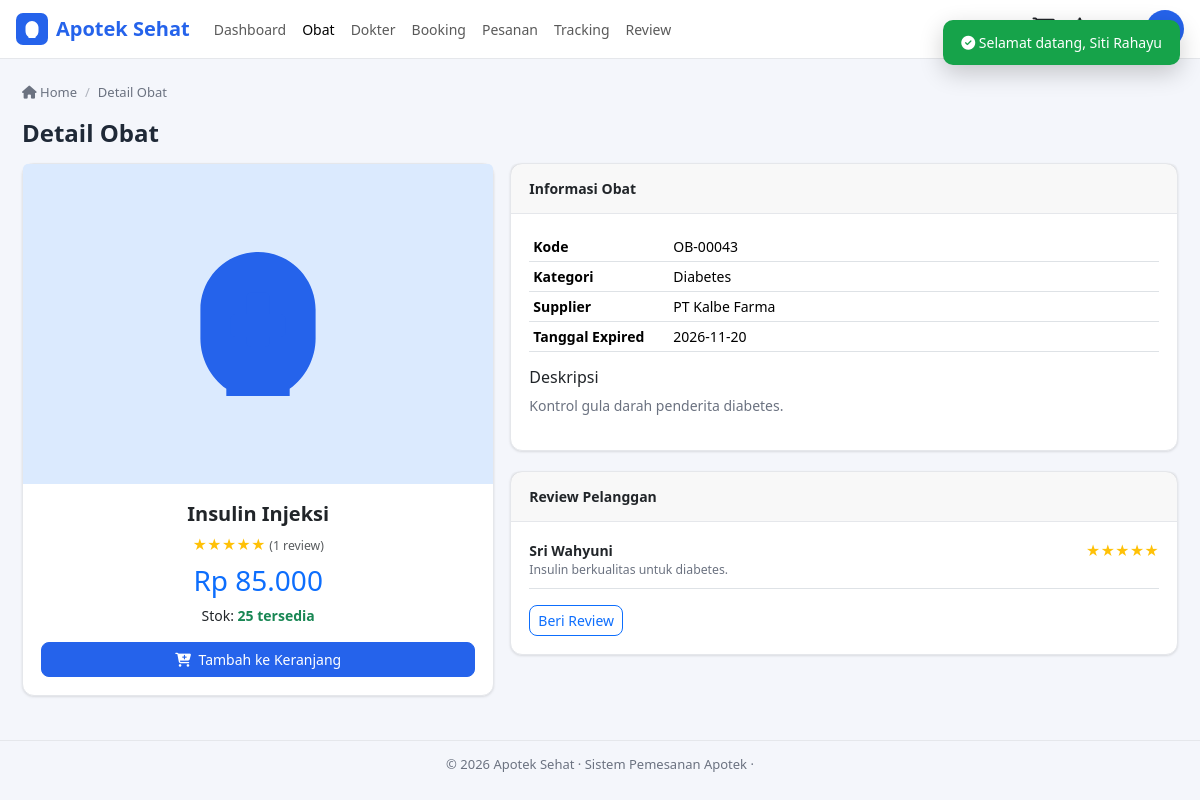
The page /user/obat/detail.php?id=43 (signed in) on the database its author committed.
### tables this page shows
CREATE TABLE IF NOT EXISTS obat (
  id_obat        INT(11) UNSIGNED NOT NULL AUTO_INCREMENT,
  kode_obat      VARCHAR(20) NOT NULL,
  nama_obat      VARCHAR(150) NOT NULL,
  id_kategori    INT(11) UNSIGNED DEFAULT NULL,
  id_supplier    INT(11) UNSIGNED DEFAULT NULL,
  harga          DECIMAL(12,2) NOT NULL DEFAULT 0,
  stok           INT(11) NOT NULL DEFAULT 0,
  deskripsi      TEXT DEFAULT NULL,
  gambar         VARCHAR(255) DEFAULT NULL,
  tanggal_expired DATE DEFAULT NULL,
  created_at     DATETIME NOT NULL DEFAULT CURRENT_TIMESTAMP,
  PRIMARY KEY (id_obat),
  UNIQUE KEY unik_kode_obat (kode_obat),
  KEY fk_obat_kategori (id_kategori),
  KEY fk_obat_supplier (id_supplier),
  CONSTRAINT fk_obat_kategori FOREIGN KEY (id_kategori) REFERENCES kategori_obat (id_kategori)
    ON DELETE SET NULL ON UPDATE CASCADE,
  CONSTRAINT fk_obat_supplier FOREIGN KEY (id_supplier) REFERENCES supplier (id_supplier)
    ON DELETE SET NULL ON UPDATE CASCADE
);

CREATE TABLE IF NOT EXISTS kategori_obat (
  id_kategori   INT(11) UNSIGNED NOT NULL AUTO_INCREMENT,
  nama_kategori VARCHAR(100) NOT NULL,
  deskripsi     TEXT DEFAULT NULL,
  PRIMARY KEY (id_kategori)
);

CREATE TABLE IF NOT EXISTS supplier (
  id_supplier    INT(11) UNSIGNED NOT NULL AUTO_INCREMENT,
  nama_supplier  VARCHAR(100) NOT NULL,
  alamat         TEXT DEFAULT NULL,
  no_hp          VARCHAR(20) DEFAULT NULL,
  email          VARCHAR(100) DEFAULT NULL,
  PRIMARY KEY (id_supplier)
);

CREATE TABLE IF NOT EXISTS review (
  id_review  INT(11) UNSIGNED NOT NULL AUTO_INCREMENT,
  id_user    INT(11) UNSIGNED NOT NULL,
  id_obat    INT(11) UNSIGNED NOT NULL,
  rating     TINYINT(1) NOT NULL DEFAULT 5,
  komentar   TEXT DEFAULT NULL,
  tanggal    DATETIME NOT NULL DEFAULT CURRENT_TIMESTAMP,
  PRIMARY KEY (id_review),
  KEY fk_review_user (id_user),
  KEY fk_review_obat (id_obat),
  CONSTRAINT fk_review_user FOREIGN KEY (id_user) REFERENCES users (id_user)
    ON DELETE CASCADE ON UPDATE CASCADE,
  CONSTRAINT fk_review_obat FOREIGN KEY (id_obat) REFERENCES obat (id_obat)
    ON DELETE CASCADE ON UPDATE CASCADE
);

CREATE TABLE IF NOT EXISTS users (
  id_user    INT(11) UNSIGNED NOT NULL AUTO_INCREMENT,
  nama       VARCHAR(100) NOT NULL,
  email      VARCHAR(100) NOT NULL,
  password   VARCHAR(255) NOT NULL,
  no_hp      VARCHAR(20)  DEFAULT NULL,
  alamat     TEXT         DEFAULT NULL,
  role       ENUM('admin','customer') NOT NULL DEFAULT 'customer',
  created_at DATETIME     NOT NULL DEFAULT CURRENT_TIMESTAMP,
  PRIMARY KEY (id_user),
  UNIQUE KEY unik_email (email)
);

### functions/functions.php (called while the page is built, shortened)
<?php
function e($str) {
    return htmlspecialchars((string)($str ?? ''), ENT_QUOTES, 'UTF-8');
}
function rupiah($n) {
    return 'Rp ' . number_format((float)$n, 0, ',', '.');
}

### user/obat/detail.php (the view, shortened to what this page needs)
<?php
require_once '../../config/koneksi.php';
$id = (int)($_GET['id'] ?? 0);
$stmt = $pdo->prepare("SELECT o.*, k.nama_kategori, s.nama_supplier FROM obat o LEFT JOIN kategori_obat k ON k.id_kategori=o.id_kategori LEFT JOIN supplier s ON s.id_supplier=o.id_supplier WHERE o.id_obat=?");
$stmt->execute([$id]);
$obat = $stmt->fetch();
$reviews = $pdo->prepare("SELECT r.*, u.nama FROM review r JOIN users u ON u.id_user=r.id_user WHERE r.id_obat=? ORDER BY r.tanggal DESC LIMIT 5");
$reviews->execute([$id]);
$reviews = $reviews->fetchAll();
$avg = $pdo->prepare("SELECT AVG(rating) avg_r, COUNT(*) c FROM review WHERE id_obat=?");
$avg->execute([$id]); $avg = $avg->fetch();
$img = $obat['gambar'] ? URL_OBAT . e($obat['gambar']) : BASE_URL . 'assets/images/no-image.svg';
require_once '../../includes/header_user.php';
?>
<div class="row g-3">
    <div class="col-md-5">
        <div class="card">
            <img src="<?= $img ?>" onerror="this.src='<?= BASE_URL ?>assets/images/no-image.svg'" class="card-img-top p-3" style="height:320px;object-fit:contain;background:var(--primary-light)">
            <div class="card-body text-center">
                <h5 class="fw-bold"><?= e($obat['nama_obat']) ?></h5>
                <div class="text-warning"><?= str_repeat('★', round($avg['avg_r'] ?? 0)) ?: '☆☆☆☆☆' ?> <small class="text-muted">(<?= $avg['c'] ?> review)</small></div>
                <h3 class="text-primary my-2"><?= rupiah($obat['harga']) ?></h3>
                <p>Stok: <strong class="<?= $obat['stok']>0?'text-success':'text-danger' ?>"><?= $obat['stok']>0?$obat['stok'].' tersedia':'Habis' ?></strong></p>
                <?php if ($obat['stok'] > 0): ?><button class="btn btn-primary w-100" onclick="addToCart(<?= $obat['id_obat'] ?>)"><i class="fas fa-cart-plus me-1"></i> Tambah ke Keranjang</button><?php endif; ?>
            </div>
        </div>
    </div>
    <div class="col-md-7">
        <div class="card">
            <div class="card-header">Informasi Obat</div>
            <div class="card-body">
                <table class="table table-sm">
                    <tr><th width="140">Kode</th><td><?= e($obat['kode_obat']) ?></td></tr>
                    <tr><th>Kategori</th><td><?= e($obat['nama_kategori']) ?></td></tr>
                    <tr><th>Supplier</th><td><?= e($obat['nama_supplier']) ?></td></tr>
                    <tr><th>Tanggal Expired</th><td><?= e($obat['tanggal_expired']) ?></td></tr>
                </table>
                <h6 class="mt-3">Deskripsi</h6>
                <p class="text-muted-2"><?= e($obat['deskripsi'] ?: 'Tidak ada deskripsi.') ?></p>
            </div>
        </div>
        <div class="card">
            <div class="card-header">Review Pelanggan</div>
            <div class="card-body">
                <?php foreach ($reviews as $rv): ?>
                <div class="mb-2 pb-2 border-bottom">
                    <div class="d-flex justify-content-between"><strong><?= e($rv['nama']) ?></strong><span class="text-warning"><?= str_repeat('★', $rv['rating']) ?></span></div>
                    <div class="small text-muted-2"><?= e($rv['komentar']) ?></div>
                </div>
                <?php endforeach; ?>
                <a href="<?= BASE_URL ?>user/review/?id_obat=<?= $obat['id_obat'] ?>" class="btn btn-sm btn-outline-primary mt-2">Beri Review</a>
            </div>
        </div>
    </div>
</div>
<?php require_once '../../includes/footer_user.php'; ?>

### assets/css/style.css (style rules this page uses)
:root { --primary: #2563eb; --primary-dark: #1d4ed8; --primary-light: #dbeafe; --bg: #f4f6fb; --surface: #ffffff; --text: #1f2937; --text-muted: #6b7280; --border: #e5e7eb; --sidebar-bg: #1e293b; --sidebar-text: #cbd5e1; --success: #16a34a; --danger: #dc2626; --warning: #f59e0b; --info: #0ea5e9; --shadow: 0 1px 3px rgba(0,0,0,.08), 0 1px 2px rgba(0,0,0,.04); --radius: 12px; }
* { box-sizing: border-box; }
body { background: var(--bg); color: var(--text); font-family: 'Segoe UI', system-ui, -apple-system, sans-serif; margin: 0; font-size: 14px; }
a { text-decoration: none; color: var(--primary); }
.table td, .table th { white-space: normal; overflow-wrap: anywhere; word-break: break-word; }
.card, .card-body, .card-header, .alert, .modal-body, .modal-header, .modal-footer, .dropdown-menu, .dropdown-item { overflow-wrap: anywhere; word-break: break-word; }
.card { background: var(--surface); border: 1px solid var(--border); border-radius: var(--radius); box-shadow: var(--shadow); margin-bottom: 20px; }
.card-header { padding: 14px 18px; border-bottom: 1px solid var(--border); font-weight: 600; display: flex; justify-content: space-between; align-items: center; }
.card-body { padding: 18px; }
.btn-primary, .btn-success, .btn-danger, .btn-warning, .btn-info, .btn-secondary, .btn-outline-primary { border-radius: 8px; font-size: 14px; }
.btn-primary { background: var(--primary); border-color: var(--primary); }
.table { color: var(--text); }
.table > :not(caption) > * > * { background: transparent; }
.text-muted-2 { color: var(--text-muted); }

### rows shown on the page
obat: nama_obat "Insulin Injeksi", harga "Rp 85.000", stok "25", kode_obat "OB-00043", id_kategori.nama_kategori "Diabetes", id_supplier.nama_supplier "PT Kalbe Farma", tanggal_expired "2026-11-20", deskripsi "Kontrol gula darah penderita diabetes."
review: id_user.nama "Sri Wahyuni", rating "★★★★★", komentar "Insulin berkualitas untuk diabetes."

### other values the page prints
$page_title "Detail Obat"
str_repeat('★', round($avg['avg_r'] ?? 0)) ?: '☆☆☆☆☆' "★★★★★"
$avg['c'] "1"
